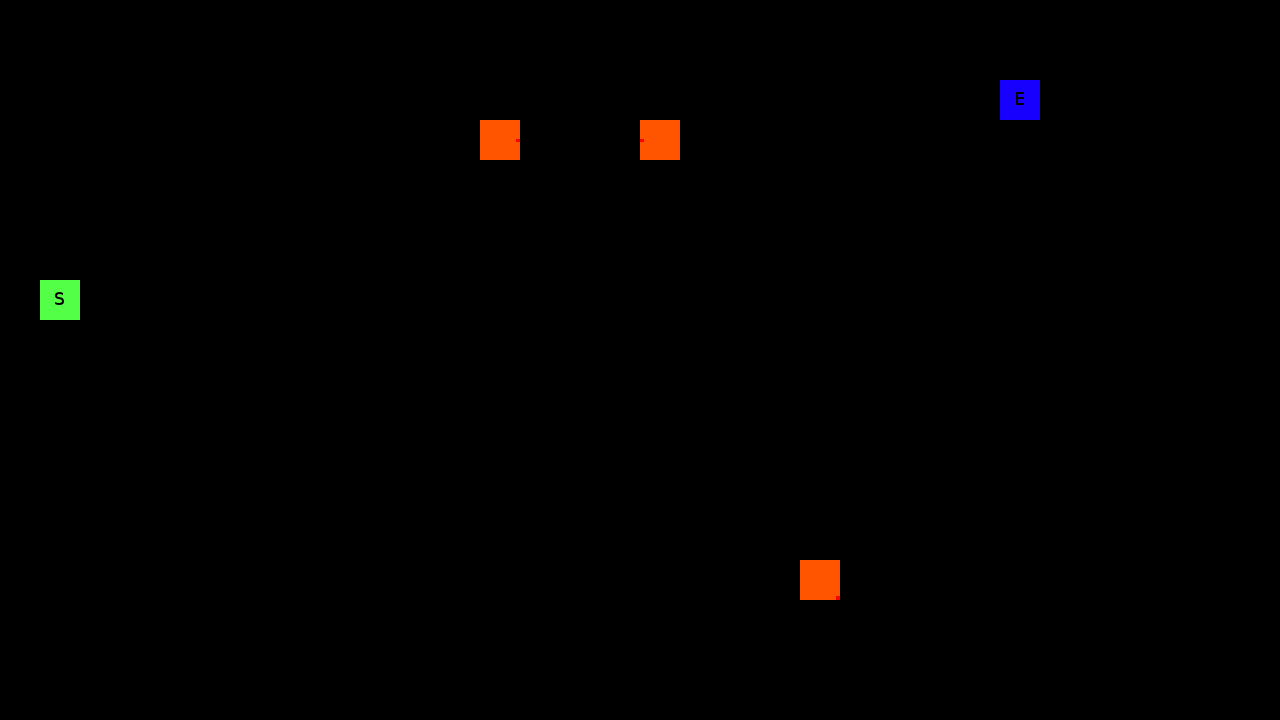

A level layout from a 2D game, rendered from its tile map. Below: a short description, then the map file with tile-grid data replaced by summaries:
An orthogonal 32x18 tile map with 40x40 px tiles, 2 tile layers (Meta, Collision), 1 hidden layer not drawn.

<map version="1.0" orientation="orthogonal" width="32" height="18" tilewidth="40" tileheight="40">
 <tileset firstgid="1" name="tileset" tilewidth="40" tileheight="40">
  <image source="../img/tileset.png" width="200" height="120" />
 </tileset>
 <layer name="Meta" width="32" height="18">
  <data>[576 cells, 5 non-empty, 5 distinct tile ids]</data>
 </layer>
 <layer name="Collision" width="32" height="18">
  <data>[576 cells, 165 non-empty, 1 distinct tile ids]</data>
 </layer>
 <layer name="Visual" width="32" height="18" visible="0">
  <data>[576 cells, 0 non-empty, 0 distinct tile ids]</data>
 </layer>
</map>
